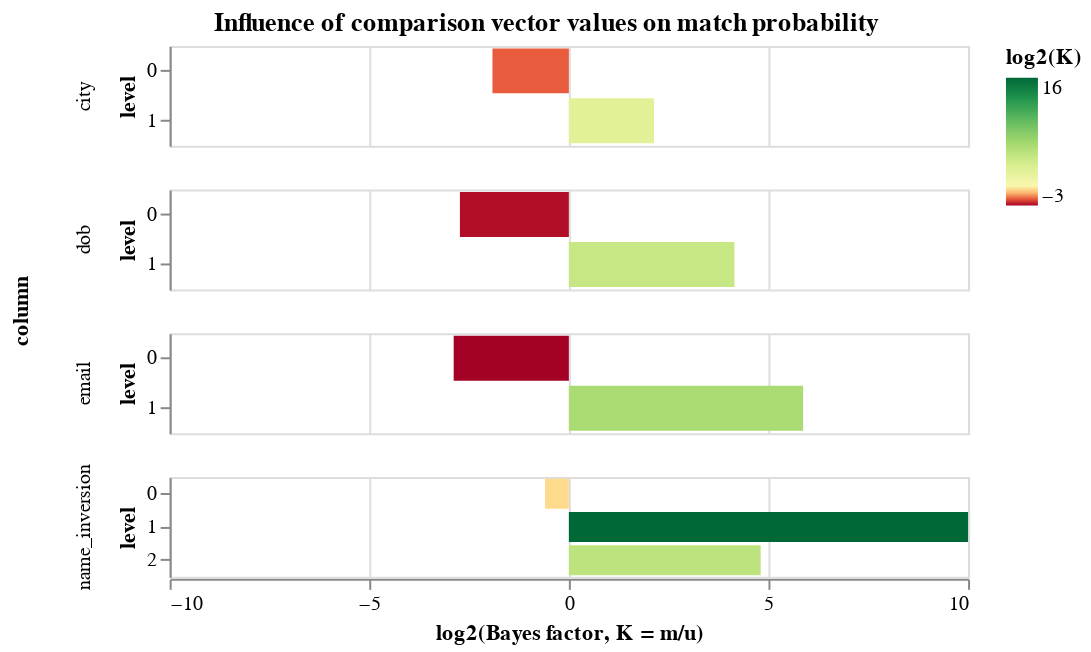

Source (notebook cell):
### Markdown cell above
An alternative representation of the parameters displays them in terms of the effect different values in the comparison vectors have on the match probability:

### Code cell
params.bayes_factor_chart()

### Figure 1 — Vega-Lite specification as saved in the notebook (floating-point values rounded to 4 significant figures)
{"$schema": "https://vega.github.io/schema/vega-lite/v3.4.0.json", "config": {"mark": {"tooltip": null}, "title": {"anchor": "middle"}, "view": {"continuousHeight": 300, "continuousWidth": 400, "height": 300, "width": 400}}, "data": {"name": "data-00940021bd43d3caa4e96fb5586610ad"}, "datasets": {"data-00940021bd43d3caa4e96fb5586610ad": [{"bayes_factor": 0.6611, "column": "name_inversion", "level": 0, "level_proportion": 0.8626, "m": 0.6559, "u": 0.9921}, {"bayes_factor": 57460.0, "column": "name_inversion", "level": 1, "level_proportion": 0.04765, "m": 0.1237, "u": 2.153e-06}, {"bayes_factor": 27.96, "column": "name_inversion", "level": 2, "level_proportion": 0.08973, "m": 0.2204, "u": 0.007883}, {"bayes_factor": 0.1508, "column": "dob", "level": 0, "level_proportion": 0.6405, "m": 0.1435, "u": 0.9517}, {"bayes_factor": 17.73, "column": "dob", "level": 1, "level_proportion": 0.3595, "m": 0.8565, "u": 0.04831}, {"bayes_factor": 0.2654, "column": "city", "level": 0, "level_proportion": 0.5894, "m": 0.2181, "u": 0.8219}, {"bayes_factor": 4.389, "column": "city", "level": 1, "level_proportion": 0.4106, "m": 0.7819, "u": 0.1781}, {"bayes_factor": 0.1354, "column": "email", "level": 0, "level_proportion": 0.6571, "m": 0.1334, "u": 0.9852}, {"bayes_factor": 58.4, "column": "email", "level": 1, "level_proportion": 0.3429, "m": 0.8666, "u": 0.01484}]}, "encoding": {"color": {"field": "logk", "scale": {"domainMid": 0, "scheme": "redyellowgreen"}, "title": "log2(K)", "type": "quantitative"}, "row": {"field": "column", "sort": {"field": "column"}, "type": "nominal"}, "tooltip": [{"field": "column", "type": "nominal"}, {"field": "bayes_factor", "title": "Bayes factor, K", "type": "quantitative"}, {"field": "logk", "title": "log2(K)", "type": "quantitative"}], "x": {"axis": {"title": "log2(Bayes factor, K = m/u)", "values": [-10, -5, 0, 5, 10]}, "field": "logk", "scale": {"domain": [-10, 10]}, "type": "quantitative"}, "y": {"field": "level", "type": "nominal"}}, "height": 50, "mark": {"clip": true, "type": "bar"}, "resolve": {"scale": {"y": "independent"}}, "title": "Influence of comparison vector values on match probability", "transform": [{"as": "logk", "calculate": "(log(datum.bayes_factor) / log(2))"}]}
